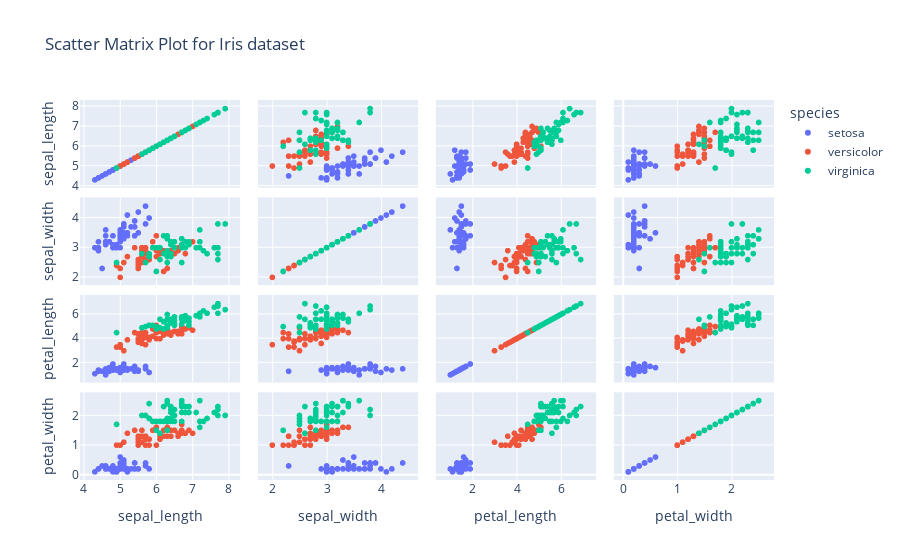

Notebook code for this chart:
### Markdown cell above
## Q4. Using the iris dataset in the Plotly library, Plot a scatter matrix plot, using the "species" column for the color parameter.

### Code cell
#ANs ==
import plotly.express as px

# Load the Iris dataset directly from Plotly express
iris_data = px.data.iris()

# Plot scatter matrix using Plotly express
fig = px.scatter_matrix(iris_data, dimensions=["sepal_length", "sepal_width", "petal_length", "petal_width"],
                       color="species", title="Scatter Matrix Plot for Iris dataset")
fig.show()

### Figure 1 — Plotly figure (JSON) as saved in the notebook; plotly's stock layout.template omitted (floating-point values rounded to 4 significant figures)
{"data": [{"dimensions": [{"axis": {"matches": true}, "label": "sepal_length", "values": [5.1, 4.9, 4.7, 4.6, 5, 5.4, 4.6, 5, 4.4, 4.9, 5.4, 4.8, 4.8, 4.3, 5.8, 5.7, 5.4, 5.1, 5.7, 5.1, 5.4, 5.1, 4.6, 5.1, 4.8, 5, 5, 5.2, 5.2, 4.7, 4.8, 5.4, 5.2, 5.5, 4.9, 5, 5.5, 4.9, 4.4, 5.1, 5, 4.5, 4.4, 5, 5.1, 4.8, 5.1, 4.6, 5.3, 5]}, {"axis": {"matches": true}, "label": "sepal_width", "values": [3.5, 3, 3.2, 3.1, 3.6, 3.9, 3.4, 3.4, 2.9, 3.1, 3.7, 3.4, 3, 3, 4, 4.4, 3.9, 3.5, 3.8, 3.8, 3.4, 3.7, 3.6, 3.3, 3.4, 3, 3.4, 3.5, 3.4, 3.2, 3.1, 3.4, 4.1, 4.2, 3.1, 3.2, 3.5, 3.1, 3, 3.4, 3.5, 2.3, 3.2, 3.5, 3.8, 3, 3.8, 3.2, 3.7, 3.3]}, {"axis": {"matches": true}, "label": "petal_length", "values": [1.4, 1.4, 1.3, 1.5, 1.4, 1.7, 1.4, 1.5, 1.4, 1.5, 1.5, 1.6, 1.4, 1.1, 1.2, 1.5, 1.3, 1.4, 1.7, 1.5, 1.7, 1.5, 1, 1.7, 1.9, 1.6, 1.6, 1.5, 1.4, 1.6, 1.6, 1.5, 1.5, 1.4, 1.5, 1.2, 1.3, 1.5, 1.3, 1.5, 1.3, 1.3, 1.3, 1.6, 1.9, 1.4, 1.6, 1.4, 1.5, 1.4]}, {"axis": {"matches": true}, "label": "petal_width", "values": [0.2, 0.2, 0.2, 0.2, 0.2, 0.4, 0.3, 0.2, 0.2, 0.1, 0.2, 0.2, 0.1, 0.1, 0.2, 0.4, 0.4, 0.3, 0.3, 0.3, 0.2, 0.4, 0.2, 0.5, 0.2, 0.2, 0.4, 0.2, 0.2, 0.2, 0.2, 0.4, 0.1, 0.2, 0.1, 0.2, 0.2, 0.1, 0.2, 0.2, 0.3, 0.3, 0.2, 0.6, 0.4, 0.3, 0.2, 0.2, 0.2, 0.2]}], "hovertemplate": "species=setosa<br>%{xaxis.title.text}=%{x}<br>%{yaxis.title.text}=%{y}<extra></extra>", "legendgroup": "setosa", "marker": {"color": "#636efa", "symbol": "circle"}, "name": "setosa", "showlegend": true, "type": "splom"}, {"dimensions": [{"axis": {"matches": true}, "label": "sepal_length", "values": [7, 6.4, 6.9, 5.5, 6.5, 5.7, 6.3, 4.9, 6.6, 5.2, 5, 5.9, 6, 6.1, 5.6, 6.7, 5.6, 5.8, 6.2, 5.6, 5.9, 6.1, 6.3, 6.1, 6.4, 6.6, 6.8, 6.7, 6, 5.7, 5.5, 5.5, 5.8, 6, 5.4, 6, 6.7, 6.3, 5.6, 5.5, 5.5, 6.1, 5.8, 5, 5.6, 5.7, 5.7, 6.2, 5.1, 5.7]}, {"axis": {"matches": true}, "label": "sepal_width", "values": [3.2, 3.2, 3.1, 2.3, 2.8, 2.8, 3.3, 2.4, 2.9, 2.7, 2, 3, 2.2, 2.9, 2.9, 3.1, 3, 2.7, 2.2, 2.5, 3.2, 2.8, 2.5, 2.8, 2.9, 3, 2.8, 3, 2.9, 2.6, 2.4, 2.4, 2.7, 2.7, 3, 3.4, 3.1, 2.3, 3, 2.5, 2.6, 3, 2.6, 2.3, 2.7, 3, 2.9, 2.9, 2.5, 2.8]}, {"axis": {"matches": true}, "label": "petal_length", "values": [4.7, 4.5, 4.9, 4, 4.6, 4.5, 4.7, 3.3, 4.6, 3.9, 3.5, 4.2, 4, 4.7, 3.6, 4.4, 4.5, 4.1, 4.5, 3.9, 4.8, 4, 4.9, 4.7, 4.3, 4.4, 4.8, 5, 4.5, 3.5, 3.8, 3.7, 3.9, 5.1, 4.5, 4.5, 4.7, 4.4, 4.1, 4, 4.4, 4.6, 4, 3.3, 4.2, 4.2, 4.2, 4.3, 3, 4.1]}, {"axis": {"matches": true}, "label": "petal_width", "values": [1.4, 1.5, 1.5, 1.3, 1.5, 1.3, 1.6, 1, 1.3, 1.4, 1, 1.5, 1, 1.4, 1.3, 1.4, 1.5, 1, 1.5, 1.1, 1.8, 1.3, 1.5, 1.2, 1.3, 1.4, 1.4, 1.7, 1.5, 1, 1.1, 1, 1.2, 1.6, 1.5, 1.6, 1.5, 1.3, 1.3, 1.3, 1.2, 1.4, 1.2, 1, 1.3, 1.2, 1.3, 1.3, 1.1, 1.3]}], "hovertemplate": "species=versicolor<br>%{xaxis.title.text}=%{x}<br>%{yaxis.title.text}=%{y}<extra></extra>", "legendgroup": "versicolor", "marker": {"color": "#EF553B", "symbol": "circle"}, "name": "versicolor", "showlegend": true, "type": "splom"}, {"dimensions": [{"axis": {"matches": true}, "label": "sepal_length", "values": [6.3, 5.8, 7.1, 6.3, 6.5, 7.6, 4.9, 7.3, 6.7, 7.2, 6.5, 6.4, 6.8, 5.7, 5.8, 6.4, 6.5, 7.7, 7.7, 6, 6.9, 5.6, 7.7, 6.3, 6.7, 7.2, 6.2, 6.1, 6.4, 7.2, 7.4, 7.9, 6.4, 6.3, 6.1, 7.7, 6.3, 6.4, 6, 6.9, 6.7, 6.9, 5.8, 6.8, 6.7, 6.7, 6.3, 6.5, 6.2, 5.9]}, {"axis": {"matches": true}, "label": "sepal_width", "values": [3.3, 2.7, 3, 2.9, 3, 3, 2.5, 2.9, 2.5, 3.6, 3.2, 2.7, 3, 2.5, 2.8, 3.2, 3, 3.8, 2.6, 2.2, 3.2, 2.8, 2.8, 2.7, 3.3, 3.2, 2.8, 3, 2.8, 3, 2.8, 3.8, 2.8, 2.8, 2.6, 3, 3.4, 3.1, 3, 3.1, 3.1, 3.1, 2.7, 3.2, 3.3, 3, 2.5, 3, 3.4, 3]}, {"axis": {"matches": true}, "label": "petal_length", "values": [6, 5.1, 5.9, 5.6, 5.8, 6.6, 4.5, 6.3, 5.8, 6.1, 5.1, 5.3, 5.5, 5, 5.1, 5.3, 5.5, 6.7, 6.9, 5, 5.7, 4.9, 6.7, 4.9, 5.7, 6, 4.8, 4.9, 5.6, 5.8, 6.1, 6.4, 5.6, 5.1, 5.6, 6.1, 5.6, 5.5, 4.8, 5.4, 5.6, 5.1, 5.1, 5.9, 5.7, 5.2, 5, 5.2, 5.4, 5.1]}, {"axis": {"matches": true}, "label": "petal_width", "values": [2.5, 1.9, 2.1, 1.8, 2.2, 2.1, 1.7, 1.8, 1.8, 2.5, 2, 1.9, 2.1, 2, 2.4, 2.3, 1.8, 2.2, 2.3, 1.5, 2.3, 2, 2, 1.8, 2.1, 1.8, 1.8, 1.8, 2.1, 1.6, 1.9, 2, 2.2, 1.5, 1.4, 2.3, 2.4, 1.8, 1.8, 2.1, 2.4, 2.3, 1.9, 2.3, 2.5, 2.3, 1.9, 2, 2.3, 1.8]}], "hovertemplate": "species=virginica<br>%{xaxis.title.text}=%{x}<br>%{yaxis.title.text}=%{y}<extra></extra>", "legendgroup": "virginica", "marker": {"color": "#00cc96", "symbol": "circle"}, "name": "virginica", "showlegend": true, "type": "splom"}], "layout": {"autosize": true, "dragmode": "select", "legend": {"title": {"text": "species"}, "tracegroupgap": 0}, "title": {"text": "Scatter Matrix Plot for Iris dataset"}, "xaxis": {"autorange": true, "range": [3.598, 8.602], "type": "linear"}, "xaxis2": {"autorange": true, "range": [1.532, 4.868], "type": "linear"}, "xaxis3": {"autorange": true, "range": [-0.1504, 8.05], "type": "linear"}, "xaxis4": {"autorange": true, "range": [-0.368, 2.968], "type": "linear"}, "yaxis": {"autorange": true, "range": [3.598, 8.602], "type": "linear"}, "yaxis2": {"autorange": true, "range": [1.532, 4.868], "type": "linear"}, "yaxis3": {"autorange": true, "range": [-0.1504, 8.05], "type": "linear"}, "yaxis4": {"autorange": true, "range": [-0.368, 2.968], "type": "linear"}}}
